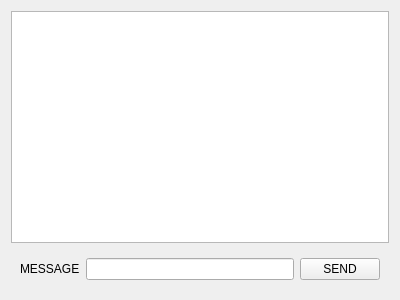
<?xml version="1.0" encoding="UTF-8"?>
<ui version="4.0">
 <class>ClientChatWidget</class>
 <widget class="QWidget" name="ClientChatWidget">
  <property name="geometry">
   <rect>
    <x>0</x>
    <y>0</y>
    <width>400</width>
    <height>300</height>
   </rect>
  </property>
  <property name="windowTitle">
   <string>Form</string>
  </property>
  <layout class="QVBoxLayout" name="verticalLayout">
   <item>
    <widget class="QListWidget" name="lstMessages"/>
   </item>
   <item>
    <widget class="QWidget" name="wdgSend" native="true">
     <layout class="QHBoxLayout" name="horizontalLayout">
      <item>
       <widget class="QLabel" name="label">
        <property name="text">
         <string>MESSAGE</string>
        </property>
       </widget>
      </item>
      <item>
       <widget class="QLineEdit" name="lnMessage"/>
      </item>
      <item>
       <widget class="QPushButton" name="pushButton">
        <property name="text">
         <string>SEND</string>
        </property>
       </widget>
      </item>
     </layout>
    </widget>
   </item>
  </layout>
 </widget>
 <resources/>
 <connections/>
</ui>
